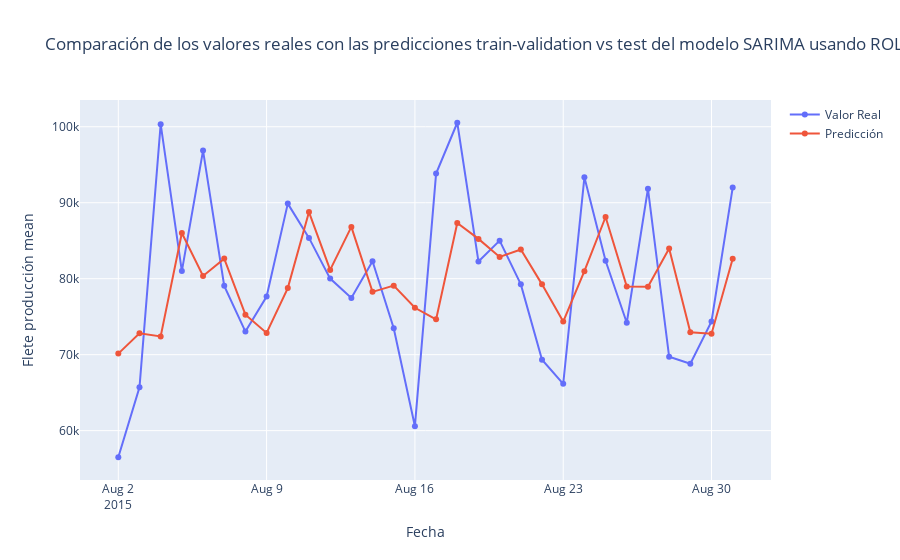

Notebook source saved alongside this figure:
### Code cell
plot_arima(
    test_df,
    values__sarima_rolling,
    predictions__sarima_rolling,
    title="Comparación de los valores reales con las predicciones train-validation vs test del modelo SARIMA usando ROLLING TRAINING - ROLLING PREDICTIONS",
)

### Figure 1 — Plotly figure (JSON) as saved in the notebook; plotly's stock layout.template omitted (floating-point values rounded to 4 significant figures)
{"data": [{"hovertemplate": "Series=Valor Real<br>Fecha=%{x}<br>Flete producción mean=%{y}<extra></extra>", "legendgroup": "Valor Real", "line": {"color": "#636efa", "dash": "solid"}, "marker": {"symbol": "circle"}, "mode": "lines+markers", "name": "Valor Real", "orientation": "v", "showlegend": true, "type": "scatter", "x": ["2015-08-02T00:00:00", "2015-08-03T00:00:00", "2015-08-04T00:00:00", "2015-08-05T00:00:00", "2015-08-06T00:00:00", "2015-08-07T00:00:00", "2015-08-08T00:00:00", "2015-08-09T00:00:00", "2015-08-10T00:00:00", "2015-08-11T00:00:00", "2015-08-12T00:00:00", "2015-08-13T00:00:00", "2015-08-14T00:00:00", "2015-08-15T00:00:00", "2015-08-16T00:00:00", "2015-08-17T00:00:00", "2015-08-18T00:00:00", "2015-08-19T00:00:00", "2015-08-20T00:00:00", "2015-08-21T00:00:00", "2015-08-22T00:00:00", "2015-08-23T00:00:00", "2015-08-24T00:00:00", "2015-08-25T00:00:00", "2015-08-26T00:00:00", "2015-08-27T00:00:00", "2015-08-28T00:00:00", "2015-08-29T00:00:00", "2015-08-30T00:00:00", "2015-08-31T00:00:00"], "xaxis": "x", "y": [56499, 65712, 100339, 80999, 96870, 79060, 73044, 77648, 89887, 85371, 80016, 77471, 82299, 73489, 60586, 93839, 100529, 82260, 85008, 79257, 69344, 66164, 93346, 82358, 74204, 91839, 69723, 68812, 74384, 91991], "yaxis": "y"}, {"hovertemplate": "Series=Predicción<br>Fecha=%{x}<br>Flete producción mean=%{y}<extra></extra>", "legendgroup": "Predicción", "line": {"color": "#EF553B", "dash": "solid"}, "marker": {"symbol": "circle"}, "mode": "lines+markers", "name": "Predicción", "orientation": "v", "showlegend": true, "type": "scatter", "x": ["2015-08-02T00:00:00", "2015-08-03T00:00:00", "2015-08-04T00:00:00", "2015-08-05T00:00:00", "2015-08-06T00:00:00", "2015-08-07T00:00:00", "2015-08-08T00:00:00", "2015-08-09T00:00:00", "2015-08-10T00:00:00", "2015-08-11T00:00:00", "2015-08-12T00:00:00", "2015-08-13T00:00:00", "2015-08-14T00:00:00", "2015-08-15T00:00:00", "2015-08-16T00:00:00", "2015-08-17T00:00:00", "2015-08-18T00:00:00", "2015-08-19T00:00:00", "2015-08-20T00:00:00", "2015-08-21T00:00:00", "2015-08-22T00:00:00", "2015-08-23T00:00:00", "2015-08-24T00:00:00", "2015-08-25T00:00:00", "2015-08-26T00:00:00", "2015-08-27T00:00:00", "2015-08-28T00:00:00", "2015-08-29T00:00:00", "2015-08-30T00:00:00", "2015-08-31T00:00:00"], "xaxis": "x", "y": [70140.0, 72820.0, 72410.0, 86020.0, 80370.0, 82640.0, 75260.0, 72860.0, 78760.0, 88770.0, 81160.0, 86820.0, 78270.0, 79090.0, 76180.0, 74650.0, 87340.0, 85240.0, 82870.0, 83840.0, 79260.0, 74350.0, 81000.0, 88120.0, 78970.0, 78950.0, 83990.0, 72940.0, 72750.0, 82620.0], "yaxis": "y"}], "layout": {"legend": {"title": {"text": ""}, "tracegroupgap": 0}, "title": {"text": "Comparación de los valores reales con las predicciones train-validation vs test del modelo SARIMA usando ROLLING TRAINING - ROLLING PREDICTIONS"}, "xaxis": {"anchor": "y", "domain": [0, 1], "title": {"text": "Fecha"}}, "yaxis": {"anchor": "x", "domain": [0, 1], "title": {"text": "Flete producción mean"}}}}
